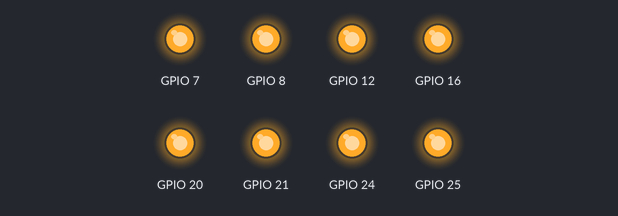
The program below on a simulated Raspberry Pi (BCM pin numbers). Parts: output pins drawn as LEDs (lit = HIGH).

Above: at 0.5 s.
At 3.5 s:
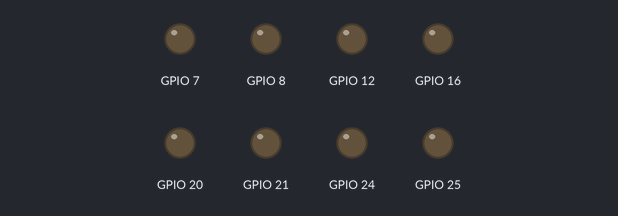
Timing chart, 0 to 4.6 s (numbered marks = the images above):
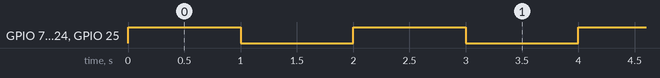

The program:

07_LedBlink.py
```python
#Program to blink all LED's


import RPi.GPIO as GPIO
import time
GPIO.setmode(GPIO.BCM)          #To use GPIO numbering system
GPIO.setup(24,GPIO.OUT)         #Set pin no 24 as an output pin
GPIO.setup(25,GPIO.OUT)
GPIO.setup(8,GPIO.OUT)
GPIO.setup(7,GPIO.OUT)
GPIO.setup(12,GPIO.OUT)
GPIO.setup(16,GPIO.OUT)
GPIO.setup(20,GPIO.OUT)
GPIO.setup(21,GPIO.OUT)
while True:
    GPIO.output(24,GPIO.HIGH)   #Set pin no 24 to HIGH
    GPIO.output(25,GPIO.HIGH)
    GPIO.output(8,GPIO.HIGH)
    GPIO.output(7,GPIO.HIGH)
    GPIO.output(12,GPIO.HIGH)
    GPIO.output(16,GPIO.HIGH)
    GPIO.output(20,GPIO.HIGH)
    GPIO.output(21,GPIO.HIGH)
    time.sleep(1)               #Delay of 1sec
    GPIO.output(24,GPIO.LOW)    #Set pin no 24 to LOW
    GPIO.output(25,GPIO.LOW)
    GPIO.output(8,GPIO.LOW)
    GPIO.output(7,GPIO.LOW)
    GPIO.output(12,GPIO.LOW)
    GPIO.output(16,GPIO.LOW)
    GPIO.output(20,GPIO.LOW)
    GPIO.output(21,GPIO.LOW)
    time.sleep(1)
```

Measured:
- by itself, GPIO 7, GPIO 8, GPIO 12, GPIO 16, GPIO 20, GPIO 21, GPIO 24, GPIO 25: alternates HIGH for 1.0 s and LOW for 1.0 s
